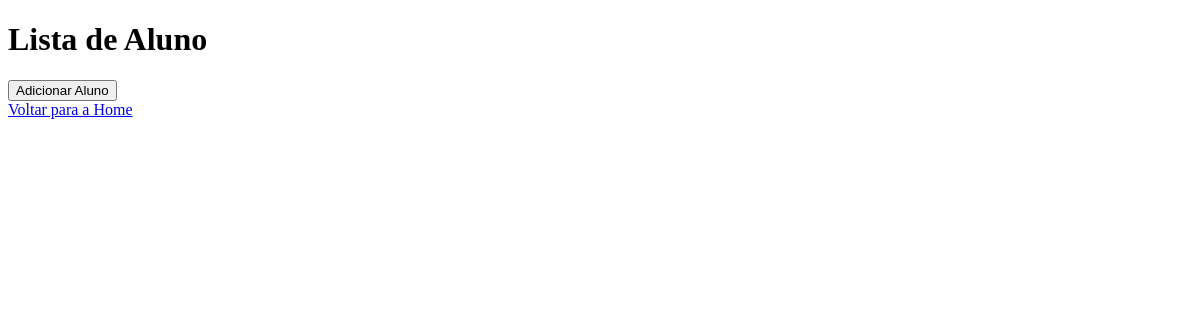
The page /aluno on the database as committed earlier.
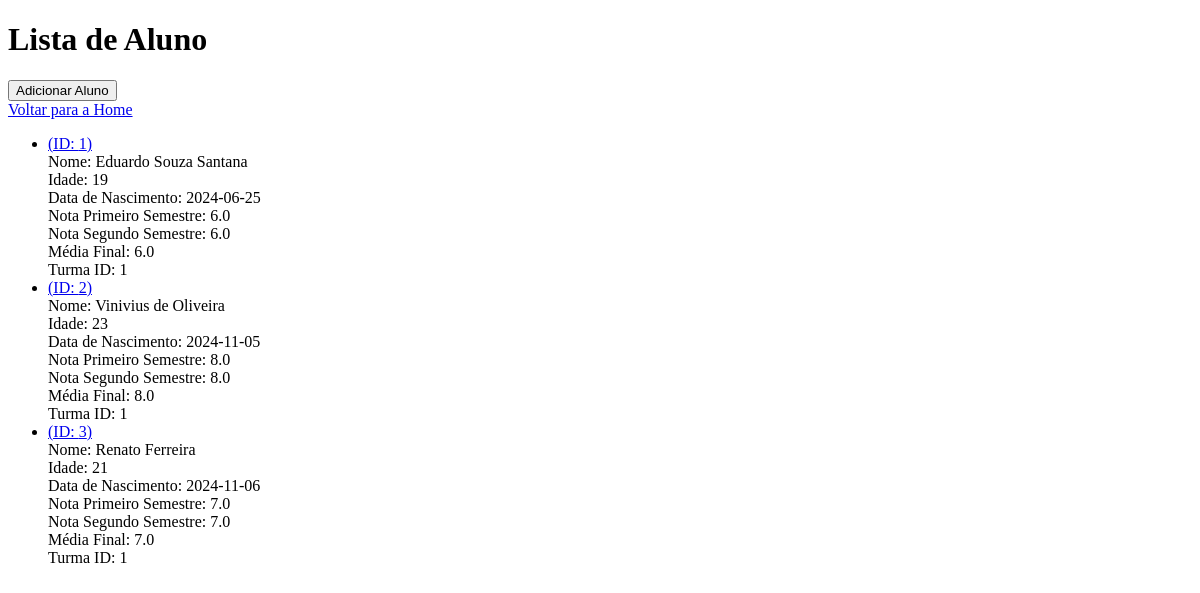
The same page on the database as committed later.
### aluno/aluno_model.py (models this page shows, shortened)
class Aluno(db.Model):
    __tablename__ = 'aluno'
    id = db.Column(db.Integer, primary_key=True)
    nome = db.Column(db.String(100), nullable=False)
    idade = db.Column(db.Integer, nullable=False)
    data_nascimento = db.Column(db.Date, nullable=False)
    nota_primeiro_semestre = db.Column(db.Float, nullable=False)
    nota_segundo_semestre = db.Column(db.Float, nullable=False)
    media_final = db.Column(db.Float, nullable=False)
    turma_id = db.Column(db.Integer, db.ForeignKey('turma.id'), nullable=True)
    def to_dict(self):
        return {'id': self.id,
                'nome': self.nome,
                'idade': self.idade,
                'data_nascimento': self.data_nascimento,
                'nota_primeiro_semestre': self.nota_primeiro_semestre,
                'nota_segundo_semestre': self.nota_segundo_semestre,
                'media_final': self.media_final,
                'turma_id': self.turma_id}

### aluno/aluno_routes.py (the view)
@aluno_blueprint.route('/aluno', methods=['GET'])
def get_alunos():
    aluno = listar_aluno()
    return render_template("aluno.html", aluno=aluno)

### aluno/aluno_model.py (called while the page is built)
def listar_aluno():
    alunos = Aluno.query.all()
    return [aluno.to_dict() for aluno in alunos]

### templates/aluno.html (shortened to what this page needs)
<!DOCTYPE html>
<html lang="pt-BR">
  <head>
  </head>
  <body>
    <h1>Lista de Aluno</h1>
    <form
      id="add-form"
      action="{{ url_for('aluno.adicionar_aluno_page') }}"
      method="GET"
    >
      <button type="submit">Adicionar Aluno</button>
    </form>
    <a href="{{ url_for('aluno.getIndex') }}">Voltar para a Home</a>
    <ul>
      {% for aluno in aluno %}
      <li>
        <a href="{{ url_for('aluno.get_aluno', id_aluno=aluno.id) }}"
          >(ID: {{ aluno.id }})</a
        ><br />
        Nome: {{ aluno.nome }}<br />
        Idade: {{ aluno.idade }}<br />
        Data de Nascimento: {{ aluno.data_nascimento }}<br />
        Nota Primeiro Semestre: {{ aluno.nota_primeiro_semestre }}<br />
        Nota Segundo Semestre: {{ aluno.nota_segundo_semestre }}<br />
        Média Final: {{ aluno.media_final }}<br />
        Turma ID: {{ aluno.turma_id }}
      </li>
      {% endfor %}
    </ul>
  </body>
</html>

Rows that differ between the two databases and show on the page:
added Aluno: id "1", nome "Eduardo Souza Santana", idade "19", data_nascimento "2024-06-25", nota_primeiro_semestre "6.0", nota_segundo_semestre "6.0", media_final "6.0", turma_id "1"
added Aluno: id "2", nome "Vinivius de Oliveira", idade "23", data_nascimento "2024-11-05", nota_primeiro_semestre "8.0", nota_segundo_semestre "8.0", media_final "8.0", turma_id "1"
added Aluno: id "3", nome "Renato Ferreira", idade "21", data_nascimento "2024-11-06", nota_primeiro_semestre "7.0", nota_segundo_semestre "7.0", media_final "7.0", turma_id "1"
